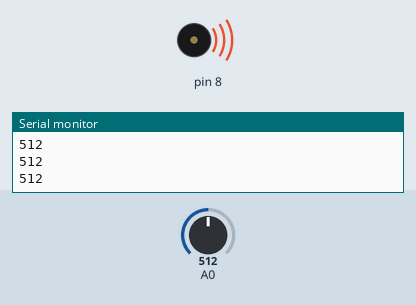
Recording of a sketch running on a simulated Arduino Uno, built with avr-gcc and run on an emulated ATmega328P. Shown: buzzer (waves = sounding), the last lines printed to the serial monitor. The test bench sets the inputs (shaded band); at power-on: A0 = 512.

Above: at 1.2 s.
1.3 s: A0 set to 498
At 2.3 s:
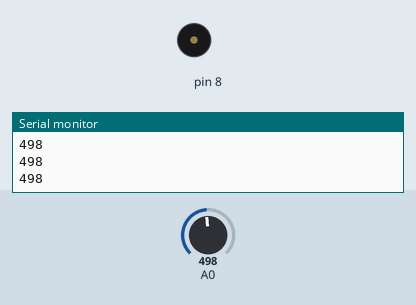
2.8 s: A0 set to 511
At 3.6 s:
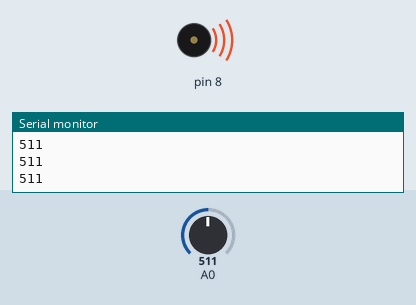
4.3 s: A0 set to 495
At 4.6 s:
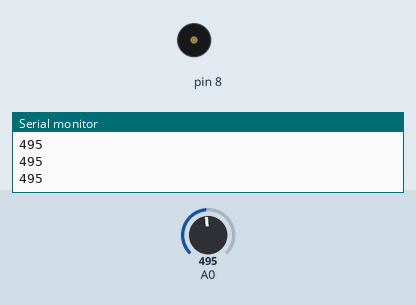
Timing chart, 0 to 7.3 s (numbered marks = the images above; inputs shaded):
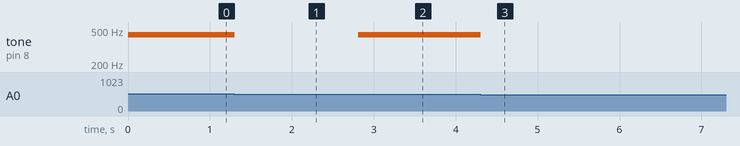

Measured:
- the behaviour switches between 505 and 504 on A0 (found by bisection; images 0 and 1)
- after the input at 1.3 s, tone on pin 8: 440 Hz → silent at once
- after the input at 2.8 s, tone on pin 8: silent → 440 Hz at once
- after the input at 4.3 s, tone on pin 8: 440 Hz → silent at once

The sketch:

project-7.ino
```cpp
//int buttons[6];
//
//int buttons[0] = 2;

//int notes[] = {262, 294, 330, 349};

int notes[] = {587, 494, 440, 392};


void setup() {
  // put your setup code here, to run once:
  Serial.begin(9600);
}

void loop() {
  // put your main code here, to run repeatedly:
  int keyVal = analogRead(A0);
  Serial.println(keyVal);

  if (keyVal >= 1020) {
    tone(8, notes[0]);
  } else if (keyVal >= 990 && keyVal <= 1010) {
    tone(8, notes[1]);

  } else if (keyVal >= 505 && keyVal <= 515) {
    tone(8, notes[2]);

  } else if (keyVal >= 5 && keyVal <= 10) {
    tone(8, notes[3]);

  } else
  {
    noTone(8);
  }
}
```
